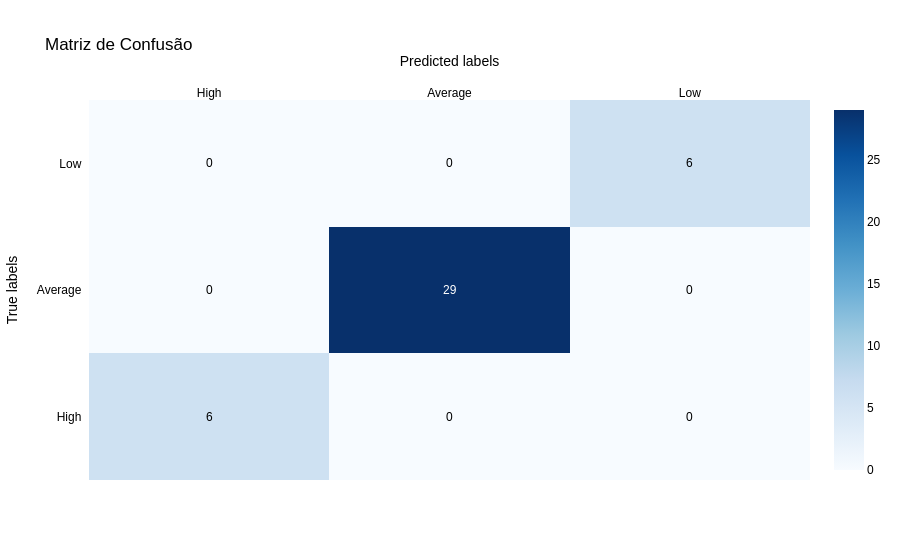

Notebook source saved alongside this figure:
### Code cell
conf_matrix = confusion_matrix(y_test, y_pred_test)

# Definindo  nomes de classes
class_names = ['High', 'Average', 'Low']

# Plotando a matriz de confusão com Plotly
fig = ff.create_annotated_heatmap(
    z=conf_matrix,
    x=class_names,
    y=class_names,
    colorscale='Blues',
    showscale=True
)
fig.update_layout(
    title='Matriz de Confusão',
    xaxis_title='Predicted labels',
    yaxis_title='True labels',
    font=dict(
        family='Arial',
        size=12,
        color='black'
    )
)

### Figure 1 — Plotly figure (JSON) as saved in the notebook; plotly's stock layout.template omitted (floating-point values rounded to 4 significant figures)
{"data": [{"colorscale": [[0, "rgb(247,251,255)"], [0.125, "rgb(222,235,247)"], [0.25, "rgb(198,219,239)"], [0.375, "rgb(158,202,225)"], [0.5, "rgb(107,174,214)"], [0.625, "rgb(66,146,198)"], [0.75, "rgb(33,113,181)"], [0.875, "rgb(8,81,156)"], [1, "rgb(8,48,107)"]], "reversescale": false, "showscale": true, "type": "heatmap", "x": ["High", "Average", "Low"], "y": ["High", "Average", "Low"], "z": [[6, 0, 0], [0, 29, 0], [0, 0, 6]]}], "layout": {"annotations": [{"font": {"color": "#000000"}, "showarrow": false, "text": "6", "x": "High", "xref": "x", "y": "High", "yref": "y"}, {"font": {"color": "#000000"}, "showarrow": false, "text": "0", "x": "Average", "xref": "x", "y": "High", "yref": "y"}, {"font": {"color": "#000000"}, "showarrow": false, "text": "0", "x": "Low", "xref": "x", "y": "High", "yref": "y"}, {"font": {"color": "#000000"}, "showarrow": false, "text": "0", "x": "High", "xref": "x", "y": "Average", "yref": "y"}, {"font": {"color": "#FFFFFF"}, "showarrow": false, "text": "29", "x": "Average", "xref": "x", "y": "Average", "yref": "y"}, {"font": {"color": "#000000"}, "showarrow": false, "text": "0", "x": "Low", "xref": "x", "y": "Average", "yref": "y"}, {"font": {"color": "#000000"}, "showarrow": false, "text": "0", "x": "High", "xref": "x", "y": "Low", "yref": "y"}, {"font": {"color": "#000000"}, "showarrow": false, "text": "0", "x": "Average", "xref": "x", "y": "Low", "yref": "y"}, {"font": {"color": "#000000"}, "showarrow": false, "text": "6", "x": "Low", "xref": "x", "y": "Low", "yref": "y"}], "font": {"color": "black", "family": "Arial", "size": 12}, "title": {"text": "Matriz de Confusão"}, "xaxis": {"dtick": 1, "gridcolor": "rgb(0, 0, 0)", "side": "top", "ticks": "", "title": {"text": "Predicted labels"}}, "yaxis": {"dtick": 1, "ticks": "", "ticksuffix": "  ", "title": {"text": "True labels"}}}}
